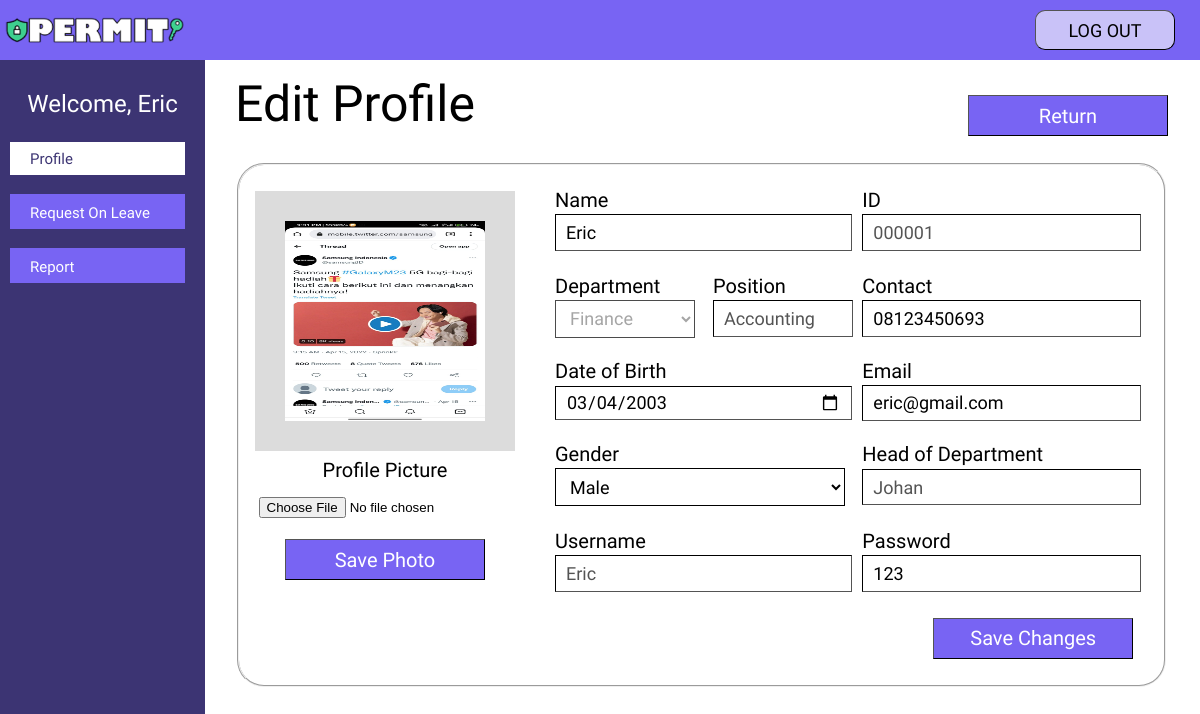
Page /permit/user/user_profile/editprofileuser.php (signed in) on the committed database.
### tables this page shows
CREATE TABLE `user` (
  `id` int(6) UNSIGNED ZEROFILL NOT NULL,
  `username` varchar(255) NOT NULL,
  `name` varchar(255) NOT NULL,
  `department` varchar(255) NOT NULL,
  `position` varchar(255) NOT NULL,
  `gender` varchar(255) NOT NULL,
  `date_of_birth` date NOT NULL,
  `contact` varchar(255) NOT NULL,
  `email` varchar(255) NOT NULL,
  `head_of_department` varchar(255) NOT NULL,
  `photo` varchar(255) NOT NULL
);

CREATE TABLE `user_login` (
  `id` int(6) UNSIGNED ZEROFILL NOT NULL,
  `username` varchar(30) NOT NULL,
  `password` varchar(30) NOT NULL
);

### permit/class/CRUD.php (called while the page is built, shortened)
<?php
class CRUD extends database{
    public function select($table,$rows="*",$where = null){
        if ( $where != null ) {
            $sql="SELECT $rows FROM $table WHERE $where";
        }
        else{
            $sql="SELECT $rows FROM $table";
        }
        $this->sql = $result = $this->mysqli->query( $sql );
    }
}

### permit/class/database.php (called while the page is built, shortened)
<?php
    class database{
        protected $servername='localhost';
        protected $username='root';
        protected $password='';
        protected $dbname='permit';
        public function __construct(){
            $this->mysqli = new mysqli( $this->servername,$this->username,$this->password,$this->dbname );
        }
    }

### permit/user/user_profile/editprofileuser.php (the view, shortened to what this page needs)
<!DOCTYPE html>
<html lang="en">
<head>
    <link rel="stylesheet" href="user_profile2.css">
    <link rel="stylesheet" href="https://cdnjs.cloudflare.com/ajax/libs/font-awesome/4.7.0/css/font-awesome.min.css">
</head>
<body>
    <div class="mainbar">
        <div class="a-logo"></div>
        <nav>
            <li><a href=../../logout.php><button type="submit" class="logout">LOG OUT</button></a></li>
        </nav>
    </div>
    <?php
        $id_user = $_SESSION[ 'id_user' ];
        $a = new CRUD();
        $a->select("user","*","id='$id_user'");
        $result = $a ->sql;
        $data = mysqli_fetch_assoc($result);
    ?>
    <div class="a-sidebar">
            <c>Welcome, <?php echo $data['name'];?></c>
            <button type="submit" class="a-open"><a href="user_profile.php">Profile</a></button>
            <button type="submit" class="a-menu"><a href="../user_rol/user_rol.php">Request On Leave</a></button>
            <button type="submit" class="a-menu"><a href="../user_report/user_report.php">Report</a></button>
    </div>
<div class="a-main">
        <div class="top">
             <d>Edit Profile</d>
             <a href ="user_profile.php"><button class="return">Return</button></a>
        </div>
        <div class="content">
            <fieldset>
            <?php
                $id = $_SESSION['id_user'];
                $a = new CRUD();
                $a -> select("user","*","id='$id'");
                $result = $a -> sql;
                $data = mysqli_fetch_array($result);
                $b = new CRUD();
                $b-> select("user_login","*","id='$id'");
                $password = $b -> sql;
                $passworddata = mysqli_fetch_array($password);
            ?>
                <form method="POST" enctype="multipart/form-data" action ="edit.php">
                <div class="test">
                <table border="0" bordercolor="#c9c9c9" width="100%" cellspacing ="0" class="table1">
                    <tr>
                       <td>
                            <div>
                                <image class="profile" src="<?php echo "../../image/".$data['photo'];?>"/>
                            </div>
                        </td>
                    </tr>
                    <tr>
                       <td style="padding-bottom: 10px">
                            Profile Picture
                        </td>
                    </tr>
                    <tr>
                    <td style="padding-bottom: 20px;">
                            <input class="photo" name="photo" value="<?php echo $data['photo'];?>" type="file" accept=".jpg,.jpeg,.png" required>
                        </td>
                    </tr>
                    <tr>
                        <td>
                            <button type="submit" name="save" class="save2">Save Photo</button>
                        </td>
                    </tr>
                </table>
                </form>
                </div>
                <div class="test2">
                    <form method="POST" action="edit.php">
                    <table border="0" bordercolor="#c9c9c9" width="100%" cellspacing ="0" class="table2">
                    <tr>
                       <td colspan="2" width= "350px">
                           Name
                        </td>
                        <td  width= "350px">
                           ID
                        </td>
                    </tr>
                    <tr>
                       <td colspan="2" width= "350px" style="padding-bottom: 20px">
                            <input type="text" class="form" id="name" name="name" value="<?php echo $data['name']; ?>">
                        </td>
                        <td width= "350px" style="padding-bottom: 20px">
                            <input type="number" class="form" id="id" name="id" value="<?php echo $data['id']; ?>" disabled>
                        </td>
                    </tr>
                    <tr>
                        <td colspan="2" width= "350px">
                        </td>
                    </tr>
                    <tr>
                        <td width="130px">
                            Department
                        </td>
                        <td width= "130px">
                            Position
                        </td>
                        <td width= "350px">
                            Contact
                        </td>
                    </tr>
                    <tr>
                        <td width="130px" style="padding-bottom: 20px">
                            <select name="department" id="department" class="form2" disabled>
                            <option value="<?php echo $data['department'];?>" selected><?php echo $data['department'];?></option>
                            </select>
                        </td>
                        <td width="130px" style="padding-bottom: 20px">
                            <input type="text" class="form1" id="position" name="position" value="<?php echo $data['position']; ?>" disabled >
                        </td>
                        <td width= "350px" style="padding-bottom: 20px">
                            <input type="number" class="form" id="contact" name="contact"  value="<?php echo $data['contact']; ?>" >
                        </td>
                    </tr>
                    <tr>
                        <td colspan="2" width= "350px">
                            Date of Birth
                        </td>
                        <td width= "350px">
                            Email
                        </td>
                    </tr>
                    <tr>
                        <td colspan="2" width= "350px" style="padding-bottom: 20px">
                            <input type="date" class="form" id="date_of_birth" name="date_of_birth"  value="<?php echo $data['date_of_birth']; ?>" >
                        </td>
                        <td width= "350px" style="padding-bottom: 20px">
                            <input type="email" class="form" id="email" name="email"  value="<?php echo $data['email']; ?>" >
                        </td>
                    </tr>
                    <tr>
                        <td colspan="2" width= "350px">
                            Gender
                        </td>
                        <td  width= "350px">
                            Head of Department
                        </td>
                    </tr>
                    <tr>
                        <td colspan="2" width= "350px" style="padding-bottom: 22px">
                            <select name="gender" id="gender" class="form3" required>
                            <option value="<?php echo $data['gender'];?>" selected><?php echo $data['gender'];?></option>
                            </select>
                        </td>
                        <td colspan="2" width= "350px" style="padding-bottom: 22px">
                            <input type="text" class="form" value="<?php echo $data['head_of_department']; ?>" disabled>
                        </td>
                    </tr>
                    <td colspan="2" width= "350px">
                            Username
                        </td>
                        <td  width= "350px">
                            Password
                        </td>
                    <tr>
                        <td width= "350px" style="padding-bottom: 20px" colspan="2">
                            <input type="text" class="form" value="<?php echo $data['username']; ?>" disabled >
                        </td>
                        <td width= "350px" style="padding-bottom: 20px">
                            <input type="text" class="form" id="password" name="password" value="<?php echo $passworddata['password']; ?>" >
                        </td>
                    </tr>
                    <tr>
                        <td colspan="3">
                            <button type="submit" name="update" class="save">Save Changes</button>
                        </td>
                    </tr>
                </table>
                </form>
                </div>
        </div>
</body>
</html>

### permit/user/user_profile/user_profile2.css (style rules this page uses)
html { scroll-behavior: smooth; }
body { margin: 0; background-color: #FFFFFF; background-repeat: no-repeat; }
.mainbar { background-color: #7864F3; height: 60px; width: 100%; display: flex; position: fixed; float: left; }
.a-sidebar { height: 100%; width: 205px; position: fixed; z-index: 1; top: 60px; left: 0; background-color: #3C3473; overflow-x: hidden; padding-top: 0px; }
.a-logo { background-image: url('../../image/logo.png'); background-repeat: no-repeat; background-size: cover; margin-top: 3px; float: left; width: 190px; height: 50px; }
nav { position: fixed; width: 100%; top: 10px; float: right; margin-right: 25px; }
nav li { margin-right: 25px; list-style: none; }
.logout { font-family: 'Stylish'; width:140px; margin-top: 0px; margin-right: 0px; float: right; height:40px; border-color: black; border-width: 0.5px; background-color:#C9C2F8; border-radius: 10px; font-size:18px; cursor: pointer; }
c { width: 205px; font-family: 'Stylish'; text-decoration: none; padding: 30px 0px 20px 0px; text-align: center; font-size: 24px; color: white; display: block; }
d { font-family: 'Stylish'; text-decoration: none; font-size: 50px; color: black; }
.a-sidebar a { font-family: 'Stylish'; padding: 6px 8px 6px 14px; text-decoration: none; text-align: left; font-size: 15px; display: block; color: white; }
.a-sidebar button { margin: 4px 12px 15px 10px; }
.top { margin-top: 0px; }
.a-menu { border:none; background-color: #7864F3; min-width: 175px; bottom: 3px; padding-top: 4px; padding-left: 6px; color: white; }
.a-open { border:none; background-color: white; min-width: 175px; padding-left: 6px; bottom: 3px; padding-top: 4px; }
.a-open a { border:none; background-color: white; bottom: 3px; padding-top: 4px; color: #3C3473; }
.a-main { margin-left: 225px; margin-right: 25px; overflow: auto; padding: 75px 7px 0 10px; }
.form { padding-left: 10px; padding-right: 10px; width: 90%; height:32.5px; background-color:white; font-family: 'Stylish'; font-size:18px; border-color: black; border-width: 1.6px; outline: none; }
.form1 { padding-left: 10px; padding-right: 10px; width: 80%; height:32.5px; background-color:white; font-family: 'Stylish'; font-size:18px; border-color: black; border-width: 1.6px; outline: none; }
.form2 { padding-left: 10px; padding-right: 10px; width: 90%; height:38px; background-color:white; font-family: 'Stylish'; font-size:18px; border-color: black; border-width: 1.6px; outline: none; }
.form3 { padding-left: 10px; padding-right: 10px; width: 95%; height:38px; background-color:white; font-family: 'Stylish'; font-size:18px; border-color: black; border-width: 1.6px; outline: none; }
.return { float: right; font-family: 'Stylish'; color:white; font-size: 20px; background-color: #7864F3; width: 200px; height:41.1px; border-width: 1.5px; border-color: black; cursor: pointer; margin-top: 20px; }
.content { margin-top: 30px; font-family: 'Stylish'; color:black; font-size: 20px; }
.test { float: left; margin-top: 15px; text-align: center; }
.test2 { margin-left: 300px; margin-top: 15px; }
fieldset { border-radius: 27px; height: 500px; }
.profile { margin-top: 3px; width: 200px; height: 200px; border: 30px solid gainsboro; }
.save2 { font-family: 'Stylish'; color:white; font-size: 20px; background-color: #7864F3; width: 200px; height:41.1px; border-width: 1.5px; border-color: black; cursor: pointer; margin-bottom: 10px; }
.save { float: right; font-family: 'Stylish'; color:white; font-size: 20px; background-color: #7864F3; width: 200px; height:41.1px; border-width: 1.5px; border-color: black; cursor: pointer; margin-right:2.5%; margin-top: 5px; }

### rows in the picture
user: name "Eric", photo (picture), id "000001", department "Finance", position "Accounting", contact "08123450693", date_of_birth "03/04/2003", email "eric@gmail.com", gender "Male", head_of_department "Johan", username "Eric"
user_login: password "123"
